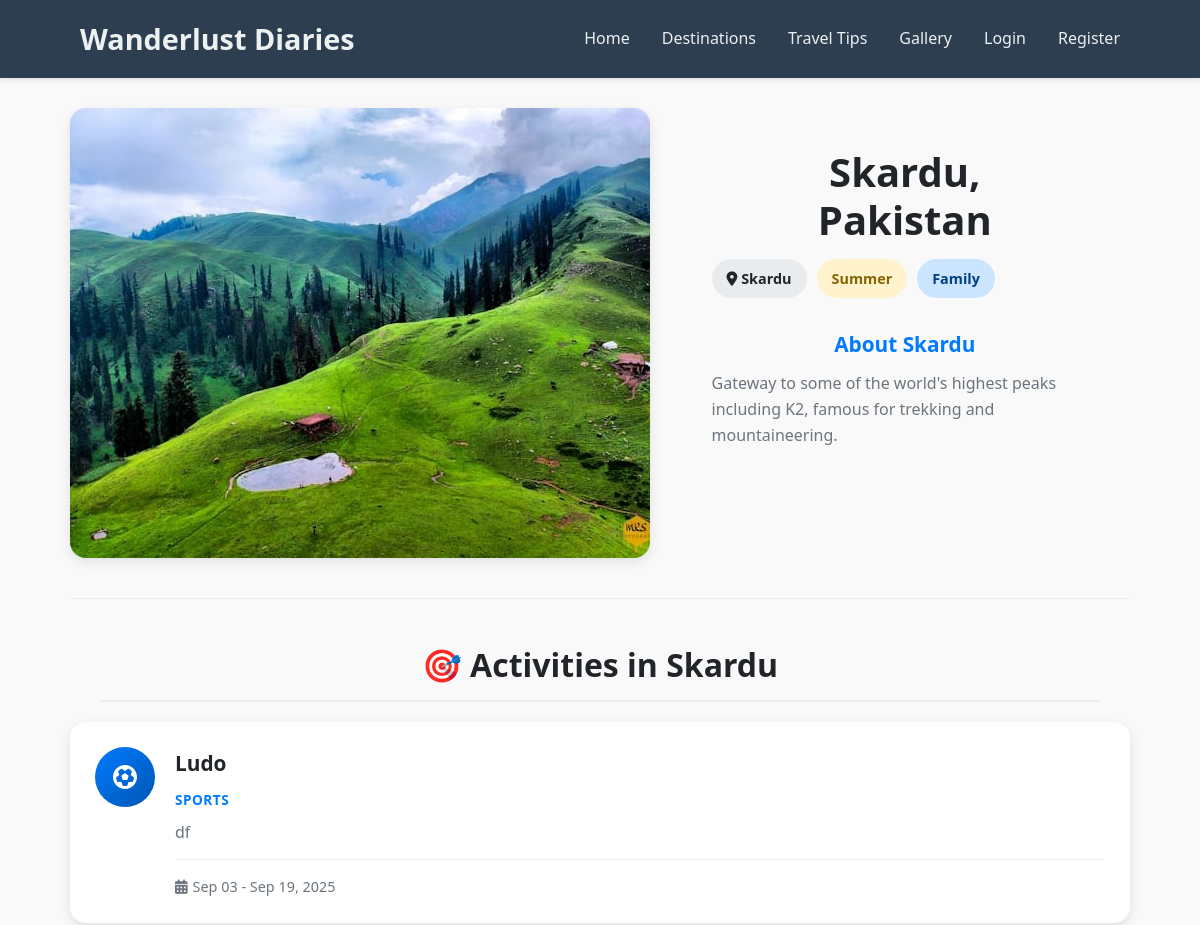
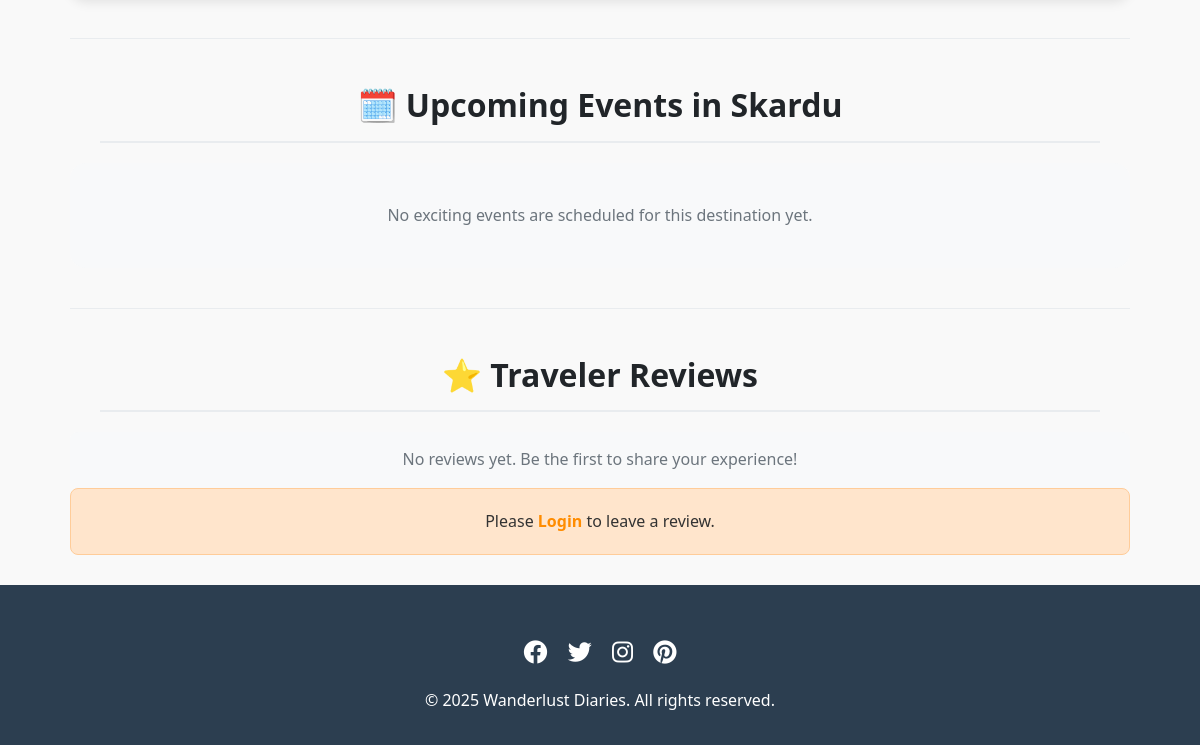
The app's page /destinations/1/, older data (2 pictures, top to bottom).
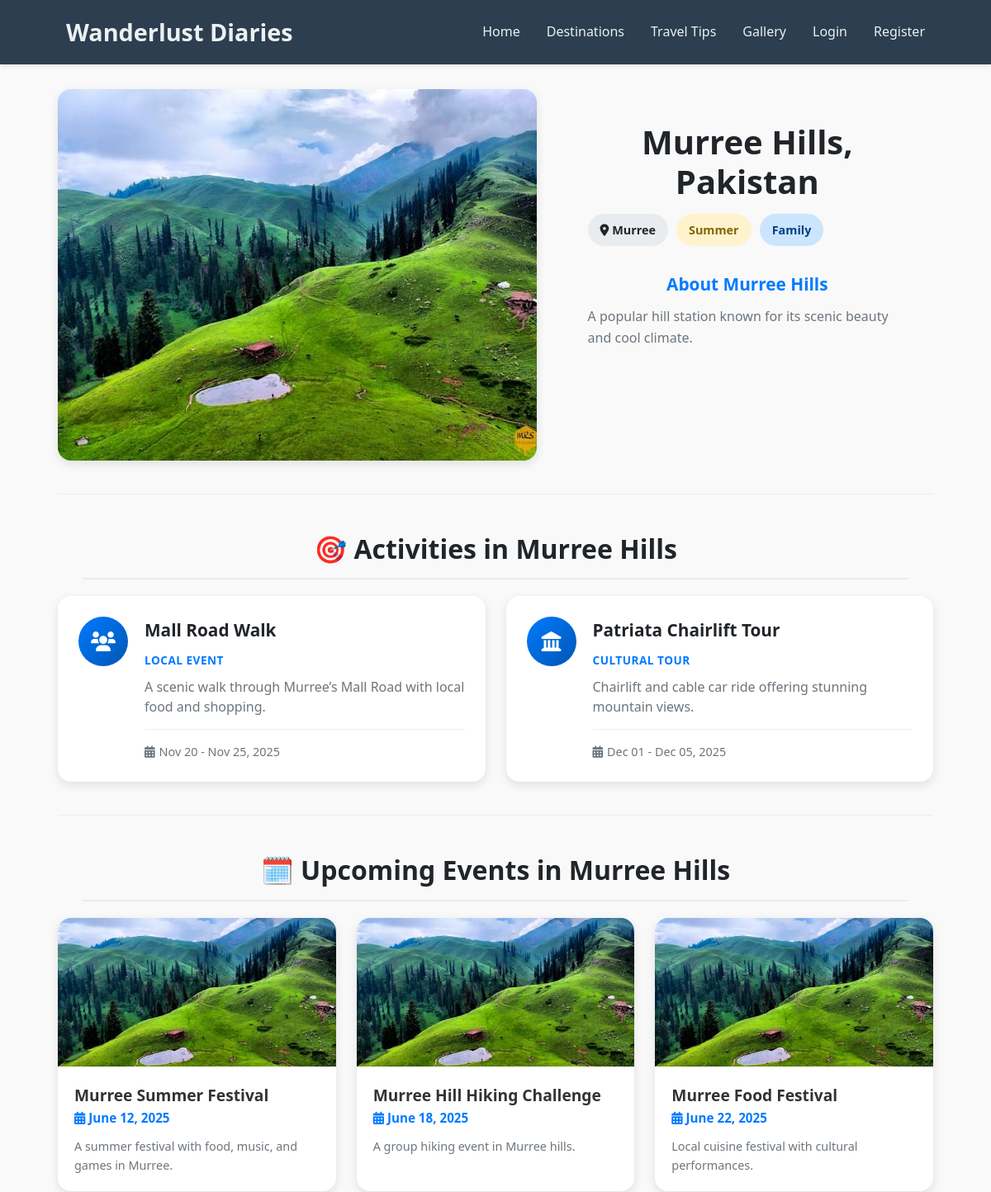
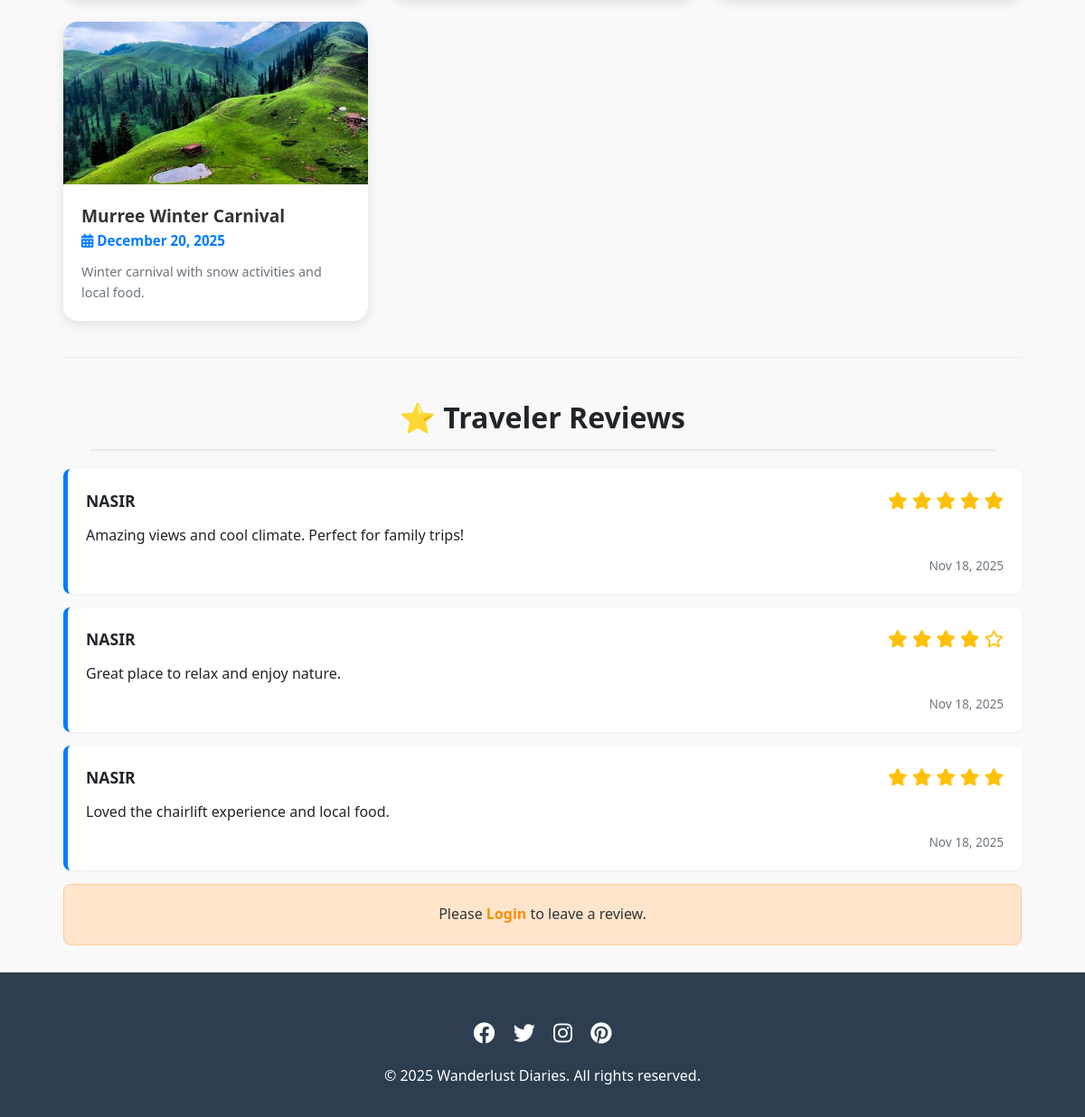
The same page, newer data (2 pictures, top to bottom).
### myapp/models.py (models this page shows, shortened)
class Destination(models.Model):
    image = models.ImageField(upload_to="destinations/", blank=True, null=True)
    name = models.CharField(max_length=100)
    country = models.CharField(max_length=100)
    city = models.CharField(max_length=100)
    description = models.TextField()
    SEASON_CHOICES = CustomUser.SEASON_CHOICES
    TRAVEL_TYPE_CHOICES = CustomUser.TRAVEL_TYPE_CHOICES
    best_season = models.CharField(max_length=20, choices=SEASON_CHOICES)
    travel_type = models.CharField(max_length=20, choices=TRAVEL_TYPE_CHOICES)
    created_at = models.DateTimeField(auto_now_add=True)

class Activity(models.Model):
    destination = models.ForeignKey(Destination, on_delete=models.CASCADE, related_name="activities")
    title = models.CharField(max_length=100)
    description = models.TextField()
    start_date = models.DateField()
    end_date = models.DateField()
    ACTIVITY_TYPE_CHOICES = [
        ("hiking", "Hiking"),
        ("festival", "Festival"),
        ("cultural_tour", "Cultural Tour"),
        ("local_event", "Local Event"),
        ("sports", "Sports"),
    ]
    activity_type = models.CharField(max_length=30, choices=ACTIVITY_TYPE_CHOICES)
    created_at = models.DateTimeField(auto_now_add=True)

class Event(models.Model):
    id = models.AutoField(primary_key=True)
    title = models.CharField(max_length=255, unique=True)
    description = models.TextField()
    date = models.DateField()
    location = models.ForeignKey(Destination, on_delete=models.CASCADE)  # Linked to a Destination
    image = models.ImageField(upload_to='events/', blank=True, null=True)
    created_at = models.DateTimeField(auto_now_add=True)

class Review(models.Model):
    user = models.ForeignKey(CustomUser, on_delete=models.CASCADE, related_name="reviews")
    destination = models.ForeignKey(Destination, on_delete=models.CASCADE, related_name="reviews")
    rating = models.IntegerField(choices=[(i, i) for i in range(1, 6)])
    comment = models.TextField()
    created_at = models.DateTimeField(auto_now_add=True)

class CustomUser(models.Model):
    first_name = models.CharField(max_length=50)
    last_name = models.CharField(max_length=50)
    nationality = models.CharField(max_length=50)
    city = models.CharField(max_length=50)
    postal_address = models.CharField(max_length=100)
    mobile_no = models.CharField(max_length=20, unique=True)
    email = models.EmailField(unique=True)
    password = models.CharField(max_length=255)
    SEASON_CHOICES = [
        ("summer", "Summer"),
        ("winter", "Winter"),
        ("spring", "Spring"),
        ("autumn", "Autumn"),
    ]
    TRAVEL_TYPE_CHOICES = [
        ("adventure", "Adventure"),
        ("cultural", "Cultural"),
        ("leisure", "Leisure"),
        ("family", "Family"),
        ("luxury", "Luxury"),
    ]
    AGE_RANGE_CHOICES = [
        ("18-25", "18-25"),
        ("26-35", "26-35"),
        ("36-50", "36-50"),
        ("50+", "50+"),
    ]
    BUDGET_RANGE_CHOICES = [
        ("low", "Low Budget"),
        ("medium", "Medium Budget"),
        ("high", "High Budget"),
        ("luxury", "Luxury Budget"),
    ]
    travel_season = models.CharField(max_length=20, choices=SEASON_CHOICES, blank=True, null=True)
    travel_type = models.CharField(max_length=20, choices=TRAVEL_TYPE_CHOICES, blank=True, null=True)
    age_range = models.CharField(max_length=20, choices=AGE_RANGE_CHOICES, blank=True, null=True)
    budget_range = models.CharField(max_length=20, choices=BUDGET_RANGE_CHOICES, blank=True, null=True)
    created_at = models.DateTimeField(auto_now_add=True)

### myapp/views.py (the view, shortened to what this page needs)
# urls.py: path("destinations/<int:pk>/", views.destination_detail, name="destination_detail"),
def destination_detail(request, pk):
    destination = get_object_or_404(Destination, pk=pk)
    reviews = destination.reviews.all().order_by("-created_at")
    events = destination.event_set.all().order_by("date")
    return render(request, "destination_detail.html", {
        "destination": destination,
        "reviews": reviews,
        "events": events,
        "today": date.today(),  # Add this for the upcoming badge
    })

### templates/destination_detail.html (shortened to what this page needs)
{% extends "base.html" %}
{% block content %}
<div class="destination-detail-container">
    <section class="destination-hero">
        <div class="hero-image-wrapper">
            {% if destination.image %}
                <img src="{{ destination.image.url }}" alt="{{ destination.name }}" class="main-destination-img">
            {% endif %}
        </div>
        <div class="hero-content">
            <h1 class="page-title">{{ destination.name }}, {{ destination.country }}</h1>
            <div class="tag-group mb-4">
                <span class="detail-tag location-tag"><i class="fas fa-map-marker-alt"></i> {{ destination.city }}</span>
                <span class="detail-tag season-tag {{ destination.best_season }}">{{ destination.get_best_season_display }}</span>
                <span class="detail-tag type-tag">{{ destination.get_travel_type_display }}</span>
            </div>
            <div class="description-block">
                <h3>About {{ destination.name }}</h3>
                <p>{{ destination.description }}</p>
            </div>
        </div>
    </section>
    <hr class="section-divider">
    <section class="activities-section">
        <h2>🎯 Activities in {{ destination.name }}</h2>
        <div class="activities-grid">
            {% for activity in destination.activities.all %}
                <div class="activity-card">
                    <div class="activity-icon">
                        <i class="fas
                            {% if activity.activity_type == 'hiking' %}fa-hiking
                            {% elif activity.activity_type == 'festival' %}fa-music
                            {% elif activity.activity_type == 'cultural_tour' %}fa-landmark
                            {% elif activity.activity_type == 'local_event' %}fa-users
                            {% elif activity.activity_type == 'sports' %}fa-futbol
                            {% else %}fa-map-marker-alt{% endif %}">
                        </i>
                    </div>
                    <div class="activity-content">
                        <h4>{{ activity.title }}</h4>
                        <p class="activity-type">{{ activity.get_activity_type_display }}</p>
                        <p class="activity-description">{{ activity.description|truncatewords:20 }}</p>
                        <div class="activity-dates">
                            <span class="date-range">
                                <i class="fas fa-calendar-alt"></i>
                                {{ activity.start_date|date:"M d" }} - {{ activity.end_date|date:"M d, Y" }}
                            </span>
                        </div>
                    </div>
                </div>
            {% empty %}
                <div class="empty-state">
                    <i class="fas fa-binoculars"></i>
                    <p>No activities listed for this destination yet.</p>
                </div>
            {% endfor %}
        </div>
    </section>
    <hr class="section-divider">
    <section class="events-section">
        <h2>🗓️ Upcoming Events in {{ destination.name }}</h2>
        <div class="events-grid">
            {% for e in events %}
                <div class="event-card">
                    {% if e.image %}
                        <div class="event-image-wrapper">
                            <img src="{{ e.image.url }}" alt="{{ e.title }}">
                        </div>
                    {% endif %}
                    <div class="card-content">
                        <h4>{{ e.title }}</h4>
                        <p class="event-date"><i class="fas fa-calendar-alt"></i> {{ e.date|date:"F j, Y" }}</p>
                        <p class="event-description">{{ e.description|truncatewords:25 }}</p>
                    </div>
                </div>
            {% empty %}
                <div class="empty-state">
                    <p>No exciting events are scheduled for this destination yet.</p>
                </div>
            {% endfor %}
        </div>
    </section>
    <hr class="section-divider">
    <section class="reviews-section">
        <h2>⭐ Traveler Reviews</h2>
        <ul class="reviews-list">
            {% for r in reviews %}
                <li class="review-item">
                    <div class="review-header">
                        <strong>{{ r.user.first_name }}</strong>
                        <span class="star-rating">
                            {% for i in "12345" %}
                                {% if forloop.counter <= r.rating %}
                                    <i class="fas fa-star"></i>
                                {% else %}
                                    <i class="far fa-star"></i>
                                {% endif %}
                            {% endfor %}
                        </span>
                    </div>
                    <p class="review-comment">{{ r.comment }}</p>
                    <small class="review-date">{{ r.created_at|date:"M d, Y" }}</small>
                </li>
            {% empty %}
                <li class="empty-review">No reviews yet. Be the first to share your experience!</li>
            {% endfor %}
        </ul>
        {% if request.session.user_id %}
            <div class="review-form-wrapper">
                <h3>Leave a Review</h3>
                <form method="POST" class="review-form">
                    {% csrf_token %}
                    <div class="form-group">
                        <label for="rating">Rating (1–5)</label>
                        <select name="rating" id="rating" class="form-select" required>
                            <option value="" disabled selected>-- Select Rating --</option>
                            {% for i in "12345" %}
                                <option value="{{ i }}">{{ i }} Star{% if i != '1' %}s{% endif %}</option>
                            {% endfor %}
                        </select>
                    </div>
                    <div class="form-group">
                        <label for="comment">Comment</label>
                        <textarea name="comment" id="comment" rows="4" class="form-control" placeholder="Share your experience..." required></textarea>
                    </div>
                    <button type="submit" class="btn-primary-submit">Post Review</button>
                </form>
            </div>
        {% else %}
            <div class="login-prompt">
                <p>Please <a href="{% url 'login' %}" class="login-link">Login</a> to leave a review.</p>
            </div>
        {% endif %}
    </section>
</div>
{% endblock %}

### templates/base.html (shortened to what this page needs)
<!DOCTYPE html>
<html lang="en">
<head>
    <link rel="stylesheet" href="https://cdnjs.cloudflare.com/ajax/libs/font-awesome/6.0.0-beta3/css/all.min.css">
</head>
<body>
    <header>
        <div class="container header-container">
            <div class="logo">Wanderlust Diaries</div>
            <nav>
                <ul>
                    <li><a href="{% url 'index' %}">Home</a></li>
                    <li><a href="{% url 'destination_list' %}">Destinations</a></li>
                    <li><a href="{% url 'tips_list' %}">Travel Tips</a></li>
                    <li><a href="{% url 'gallery' %}">Gallery</a></li>
                    {% if request.session.user_id %}
                        <li><a href="{% url 'dashboard' %}">Dashboard</a></li>
                        <li><a href="{% url 'profile_update' %}">Profile</a></li>
                        <li><a href="{% url 'travelplan_list' %}">Travel Plan</a></li>
                        <li><a href="{% url 'logout' %}">Logout</a></li>
                    {% else %}
                        <li><a href="{% url 'login' %}">Login</a></li>
                        <li><a href="{% url 'register' %}">Register</a></li>
                    {% endif %}
                </ul>
            </nav>
        </div>
    </header>
    <div>
        {% block content %}{% endblock %}
    </div>
    <footer>
        <div class="container">
            <div class="social-icons">
                <a href="#"><i class="fab fa-facebook"></i></a>
                <a href="#"><i class="fab fa-twitter"></i></a>
                <a href="#"><i class="fab fa-instagram"></i></a>
                <a href="#"><i class="fab fa-pinterest"></i></a>
            </div>
            <p>© 2025 Wanderlust Diaries. All rights reserved.</p>
        </div>
    </footer>
</body>
</html>

### templates/base.html (style rules this page uses)
:root { --primary-color: #ff5a5f; --primary-hover: #e14d52; --secondary-color: #ffcc00; --secondary-hover: #e6b800; --text-primary: #1f2937; --text-secondary: #4b5563; --bg-primary: #ffffff; --bg-secondary: #fdf2f2; --border-color: #e5e7eb; --shadow-sm: 0 1px 2px rgba(0, 0, 0, 0.05); --shadow-md: 0 4px 6px rgba(0, 0, 0, 0.1); --shadow-lg: 0 10px 15px rgba(0, 0, 0, 0.15); --success-color: #10b981; --error-color: #ef4444; --warning-color: #f59e0b; --info-color: #3b82f6; }
* { margin: 0; padding: 0; box-sizing: border-box; font-family: 'Segoe UI', Tahoma, Geneva, Verdana, sans-serif; }
body { line-height: 1.6; color: #333; background-color: #f9f9f9; }
.container { width: 90%; max-width: 1200px; margin: 0 auto; padding: 0 20px; }
header { background-color: #2c3e50; color: white; padding: 1rem 0; width: 100%; top: 0; z-index: 1000; box-shadow: 0 2px 5px rgba(0,0,0,0.1); }
.header-container { display: flex; justify-content: space-between; align-items: center; }
.logo { font-size: 1.8rem; font-weight: bold; color: #ecf0f1; }
nav ul { display: flex; list-style: none; }
nav ul li { margin-left: 2rem; }
nav ul li a { color: #ecf0f1; text-decoration: none; font-weight: 500; transition: color 0.3s; }
.hero-content { max-width: 800px; margin: 0 auto; padding: 2rem; }
h1,h2,h3 { margin: 30px; text-align: center; }
.card-content { padding: 1.5rem; }
footer { background-color: #2c3e50; color: white; text-align: center; padding: 2rem 0; }
.social-icons { margin: 1rem 0; }
.social-icons a { color: white; margin: 0 0.5rem; font-size: 1.5rem; transition: color 0.3s; }

Row changes from the older to the newer data that the page shows:
removed Activity: title "Ludo", activity_type "SPORTS", description "df", start_date "Sep 03", end_date "Sep 19, 2025"
changed Destination "Pakistan": name "Skardu" → "Murree Hills"; city "Skardu" → "Murree"; description "Gateway to some of the world's highest peaks including K2, famous for trekking and mountaineering." → "A popular hill station known for its scenic beauty and cool climate."
added Activity: title "Mall Road Walk", activity_type "LOCAL EVENT", description "A scenic walk through Murree’s Mall Road with local food and shopping.", start_date "Nov 20", end_date "Nov 25, 2025"
added Activity: title "Patriata Chairlift Tour", activity_type "CULTURAL TOUR", description "Chairlift and cable car ride offering stunning mountain views.", start_date "Dec 01", end_date "Dec 05, 2025"
now on this page (row edited): Event: image (picture), title "Murree Summer Festival", date "June 12, 2025", description "A summer festival with food, music, and games in Murree."
added Event: image (picture), title "Murree Hill Hiking Challenge", date "June 18, 2025", description "A group hiking event in Murree hills."
added Event: image (picture), title "Murree Food Festival", date "June 22, 2025", description "Local cuisine festival with cultural performances."
added Event: image (picture), title "Murree Winter Carnival", date "December 20, 2025", description "Winter carnival with snow activities and local food."
added Review: user.first_name "NASIR", rating 5 (drawn), comment "Amazing views and cool climate. Perfect for family trips!", created_at "Nov 18, 2025"
added Review: user.first_name "NASIR", rating 4 (drawn), comment "Great place to relax and enjoy nature.", created_at "Nov 18, 2025"
added Review: user.first_name "NASIR", rating 5 (drawn), comment "Loved the chairlift experience and local food.", created_at "Nov 18, 2025"
Text that changed along with them:
text no longer shown: "No exciting events are scheduled for this destination yet. No reviews yet. Be the first to share your experience!"
